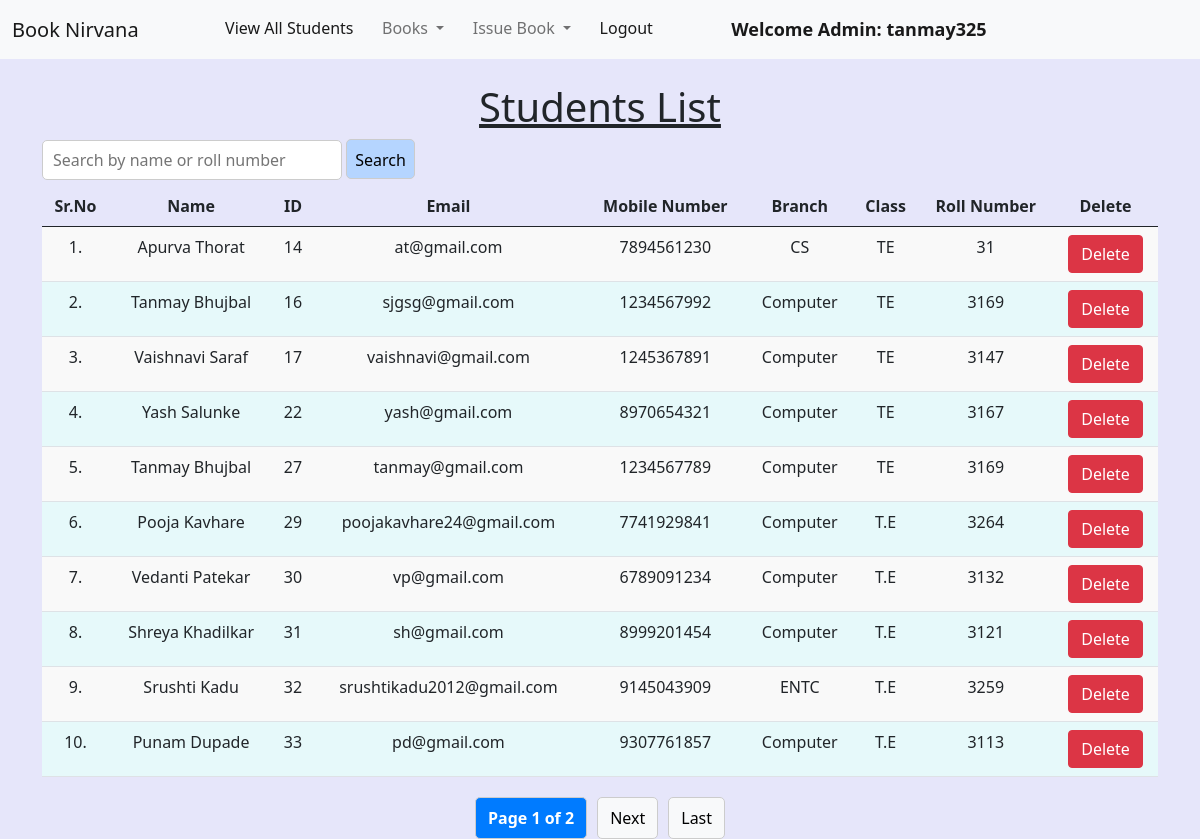
Screenshot of /view_students/ (signed in) with the database file from the repository.
### library/models.py (models this page shows, shortened)
class Student(models.Model):
    user = models.OneToOneField(User, on_delete=models.CASCADE)
    classroom = models.CharField(max_length=10)
    branch = models.CharField(max_length=10)
    roll_no = models.CharField(max_length=3, blank=True)
    phone = models.CharField(max_length=10, blank=True)
    image = models.ImageField(upload_to="", blank=True)

### library/views.py (the view)
# urls.py: path("view_students/", views.view_students, name="view_students"),
@login_required(login_url='/admin_login')
def view_students(request):
    query = request.GET.get('q', '')  # Get the search query from the URL parameters
    students = Student.objects.all()
    if query:
        students = students.filter(
            Q(user__first_name__icontains=query) |
            Q(user__last_name__icontains=query) |
            Q(roll_no__icontains=query)
        )
    paginator = Paginator(students, 10)  # 10 students per page
    page_number = request.GET.get('page')  # Get the page number from the request
    page_obj = paginator.get_page(page_number)  # Get the students for the current page
    return render(request, "view_students.html", {'students': page_obj, 'query': query})

### library/templates/view_students.html (shortened to what this page needs)
{% extends 'admin_navbar.html' %}
{% load static %}
{% block body %}
<div class="container mt-4">
    <h1 class="text-center"><u>Students List</u></h1>
    <form method="GET" action="{% url 'view_students' %}">
        <input type="text" name="q" placeholder="Search by name or roll number" value="{{ query }}" style="width: 300px; height: 40px; padding: 10px; font-size: 16px; border: 1px solid #ccc; border-radius: 5px;">
        <button type="submit" class="search-button">Search</button>
    </form>
    <table class="table table-hover" id="example">
        <thead>
            <tr class="text-center">
                <th>Sr.No</th>
                <th>Name</th>
                <th>ID</th>
                <th>Email</th>
                <th>Mobile Number</th>
                <th>Branch</th>
                <th>Class</th>
                <th>Roll Number</th>
                <th>Delete</th>
            </tr>
        </thead>
        <tbody>
            {% for student in students %}
            <tr class="text-center">
                <td>{{ forloop.counter0|add:students.start_index }}.</td>
                <td>{{ student.user.get_full_name }}</td>
                <td>{{ student.user.id }}</td>
                <td>{{ student.user.email }}</td>
                <td>{{ student.phone }}</td>
                <td>{{ student.branch }}</td>
                <td>{{ student.classroom }}</td>
                <td>{{ student.roll_no }}</td>
                <td><a href="/delete_student/{{ student.id }}/" class="btn btn-danger" onclick="return confirm('Are you sure you want to delete this student?')">Delete</a></td>
            </tr>
            {% endfor %}
        </tbody>
    </table>
    {% if students.has_other_pages %}
    <div class="pagination">
        <span class="active">Page {{ students.number }} of {{ students.paginator.num_pages }}</span>
        {% if students.has_next %}
            <a href="?page={{ students.next_page_number }}{% if query %}&q={{ query }}{% endif %}">Next</a>
            <a href="?page={{ students.paginator.num_pages }}{% if query %}&q={{ query }}{% endif %}">Last</a>
        {% endif %}
    </div>
    {% endif %}
</div>
{% endblock %}

### library/templates/admin_navbar.html (shortened to what this page needs)
<!doctype html>
<html lang="en">
  <head>
    <link href="https://cdn.jsdelivr.net/npm/bootstrap@5.1.0/dist/css/bootstrap.min.css" rel="stylesheet">
    <link rel="stylesheet" href="https://cdn.datatables.net/1.10.25/css/jquery.dataTables.min.css">
    <link rel="stylesheet" href="https://cdn.datatables.net/buttons/1.7.1/css/buttons.dataTables.min.css">
  </head>
  <body>
    <nav class="navbar navbar-expand-lg navbar-light bg-light">
        <div class="container-fluid">
          <a class="navbar-brand" href="#">Book Nirvana</a>
          <div class="collapse navbar-collapse" id="navbarSupportedContent">
            <ul class="navbar-nav me-auto mb-2 mb-lg-0">
              <li class="nav-item">
                <a class="nav-link active" aria-current="page" href="/view_students/">View All Students</a>
              </li>
              <li class="nav-item dropdown">
                <a class="nav-link dropdown-toggle" href="#" id="navbarDropdown" role="button" data-bs-toggle="dropdown" aria-expanded="false">
                  Books
                </a>
              </li>
              <li class="nav-item dropdown">
                <a class="nav-link dropdown-toggle" href="#" id="navbarDropdown" role="button" data-bs-toggle="dropdown" aria-expanded="false">
                  Issue Book
                </a>
              </li>
              <li class="nav-item">
                <a class="nav-link active" aria-current="page" href="/logout/">Logout</a>
              </li>
              <li class="nav-item">
                <a style="font-weight:600; font-family:'Segoe UI', Tahoma, Geneva, Verdana, sans-serif; font-size: large;" class="nav-link active" href="#">Welcome Admin: {{request.user}}</a>
              </li>
            </ul>
          </div>
        </div>
      </nav>
      {% block body %}
      {% endblock %}
  </body>
</html>

### library/templates/view_students.html (style rules this page uses)
body { background-color: lavender; }
table.table-hover tbody tr:nth-child(odd) { background-color: #f9f9f9; }
table.table-hover tbody tr:nth-child(even) { background-color: rgb(230, 249, 250); }
.search-button, .clear-button { text-align: center; color: black; margin-bottom: 7px; background: #b5d5ff; height: 40px; padding: 8px; font-size: 16px; border: 1px solid #ccc; border-radius: 5px; cursor: pointer; }
.pagination { margin-top: 20px; display: flex; justify-content: center; }
.pagination a, .pagination span { padding: 8px 12px; margin: 0 5px; text-decoration: none; border: 1px solid #ccc; border-radius: 5px; color: black; background-color: #f8f9fa; }
.pagination .active { background-color: #007bff; color: white; font-weight: bold; }

### rows the page displays
Student: user.get_full_name "Apurva Thorat", user.id "14", user.email "at@gmail.com", phone "7894561230", branch "CS", classroom "TE", roll_no "31"
Student: user.get_full_name "Tanmay Bhujbal", user.id "16", user.email "sjgsg@gmail.com", phone "1234567992", branch "Computer", classroom "TE", roll_no "3169"
Student: user.get_full_name "Vaishnavi Saraf", user.id "17", user.email "vaishnavi@gmail.com", phone "1245367891", branch "Computer", classroom "TE", roll_no "3147"
Student: user.get_full_name "Yash Salunke", user.id "22", user.email "yash@gmail.com", phone "8970654321", branch "Computer", classroom "TE", roll_no "3167"
Student: user.get_full_name "Tanmay Bhujbal", user.id "27", user.email "tanmay@gmail.com", phone "1234567789", branch "Computer", classroom "TE", roll_no "3169"
Student: user.get_full_name "Pooja Kavhare", user.id "29", user.email "poojakavhare24@gmail.com", phone "7741929841", branch "Computer", classroom "T.E", roll_no "3264"
Student: user.get_full_name "Vedanti Patekar", user.id "30", user.email "vp@gmail.com", phone "6789091234", branch "Computer", classroom "T.E", roll_no "3132"
Student: user.get_full_name "Shreya Khadilkar", user.id "31", user.email "sh@gmail.com", phone "8999201454", branch "Computer", classroom "T.E", roll_no "3121"
Student: user.get_full_name "Srushti Kadu", user.id "32", user.email "srushtikadu2012@gmail.com", phone "9145043909", branch "ENTC", classroom "T.E", roll_no "3259"
Student: user.get_full_name "Punam Dupade", user.id "33", user.email "pd@gmail.com", phone "9307761857", branch "Computer", classroom "T.E", roll_no "3113"

### other values shown
{{ request.user }} "tanmay325"
{{ students.number }} "1"
{{ students.paginator.num_pages }} "2"
